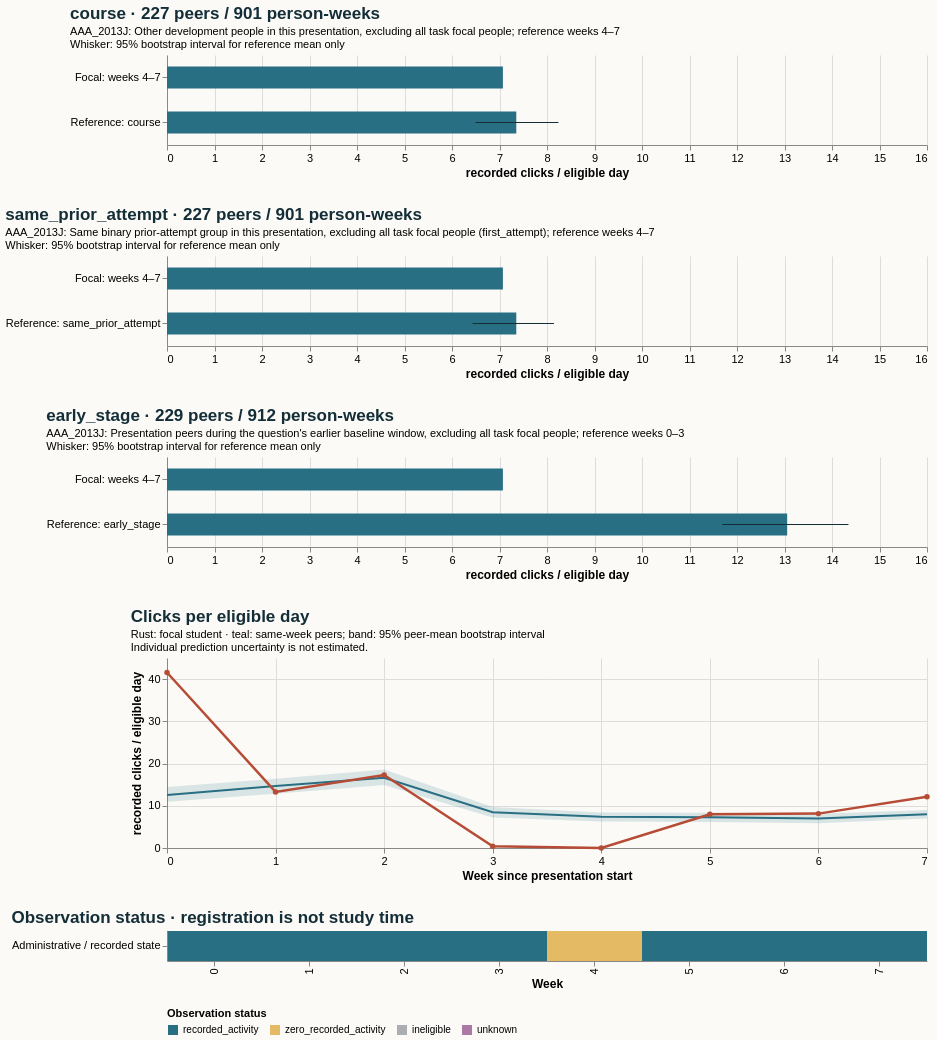

Vega-Lite specification for this chart:
### Vega-Lite specification from a JSON file in a GitHub repository (floating-point values rounded to 4 significant figures)
{"$schema": "https://vega.github.io/schema/vega-lite/v5.20.1.json", "config": {"axis": {"labelFontSize": 11, "titleFontSize": 12}, "background": "#fbfaf7", "font": "sans-serif", "title": {"anchor": "start", "color": "#142e38", "fontSize": 17, "subtitleFontSize": 11}, "view": {"continuousHeight": 300, "continuousWidth": 300, "stroke": null}}, "datasets": {"data-4b4d104442d7b3cd5d2b9d40b484f868": [{"hi": null, "lo": null, "series": "Focal: weeks 4–7", "value": 7.071}, {"hi": 8.147, "lo": 6.433, "series": "Reference: same_prior_attempt", "value": 7.353}], "data-4e2e9e3733cfe1f56cd0c0da7823cb47": [{"end_day": 6, "focal_value": 41.57, "peer_ci_high": 14.45, "peer_ci_low": 10.95, "peer_mean": 12.55, "peer_observations": 229, "peer_people": 229, "reference": "course", "unit": "recorded clicks / eligible day", "week": 0}, {"end_day": 13, "focal_value": 13.29, "peer_ci_high": 16.38, "peer_ci_low": 12.87, "peer_mean": 14.66, "peer_observations": 229, "peer_people": 229, "reference": "course", "unit": "recorded clicks / eligible day", "week": 1}, {"end_day": 20, "focal_value": 17.29, "peer_ci_high": 18.6, "peer_ci_low": 14.94, "peer_mean": 16.64, "peer_observations": 227, "peer_people": 227, "reference": "course", "unit": "recorded clicks / eligible day", "week": 2}, {"end_day": 27, "focal_value": 0.4286, "peer_ci_high": 9.728, "peer_ci_low": 7.205, "peer_mean": 8.473, "peer_observations": 227, "peer_people": 227, "reference": "course", "unit": "recorded clicks / eligible day", "week": 3}, {"end_day": 34, "focal_value": 0.0, "peer_ci_high": 8.395, "peer_ci_low": 6.282, "peer_mean": 7.389, "peer_observations": 226, "peer_people": 226, "reference": "course", "unit": "recorded clicks / eligible day", "week": 4}, {"end_day": 41, "focal_value": 8.0, "peer_ci_high": 8.369, "peer_ci_low": 6.159, "peer_mean": 7.301, "peer_observations": 225, "peer_people": 225, "reference": "course", "unit": "recorded clicks / eligible day", "week": 5}, {"end_day": 48, "focal_value": 8.143, "peer_ci_high": 8.108, "peer_ci_low": 5.839, "peer_mean": 6.971, "peer_observations": 225, "peer_people": 225, "reference": "course", "unit": "recorded clicks / eligible day", "week": 6}, {"end_day": 55, "focal_value": 12.14, "peer_ci_high": 9.012, "peer_ci_low": 6.983, "peer_mean": 7.966, "peer_observations": 225, "peer_people": 225, "reference": "course", "unit": "recorded clicks / eligible day", "week": 7}], "data-6b3807a7e55f131e8937657ccc9f4b51": [{"eligible_days": 7.0, "end_day": 6, "logging_completeness": "unknown", "observation_status": "recorded_activity", "row": "Administrative / recorded state", "score_status": "withheld_release_time_unknown", "start_day": 0, "value": 41.57, "week": 0}, {"eligible_days": 7.0, "end_day": 13, "logging_completeness": "unknown", "observation_status": "recorded_activity", "row": "Administrative / recorded state", "score_status": "withheld_release_time_unknown", "start_day": 7, "value": 13.29, "week": 1}, {"eligible_days": 7.0, "end_day": 20, "logging_completeness": "unknown", "observation_status": "recorded_activity", "row": "Administrative / recorded state", "score_status": "withheld_release_time_unknown", "start_day": 14, "value": 17.29, "week": 2}, {"eligible_days": 7.0, "end_day": 27, "logging_completeness": "unknown", "observation_status": "recorded_activity", "row": "Administrative / recorded state", "score_status": "withheld_release_time_unknown", "start_day": 21, "value": 0.4286, "week": 3}, {"eligible_days": 7.0, "end_day": 34, "logging_completeness": "unknown", "observation_status": "zero_recorded_activity", "row": "Administrative / recorded state", "score_status": "withheld_release_time_unknown", "start_day": 28, "value": 0.0, "week": 4}, {"eligible_days": 7.0, "end_day": 41, "logging_completeness": "unknown", "observation_status": "recorded_activity", "row": "Administrative / recorded state", "score_status": "withheld_release_time_unknown", "start_day": 35, "value": 8.0, "week": 5}, {"eligible_days": 7.0, "end_day": 48, "logging_completeness": "unknown", "observation_status": "recorded_activity", "row": "Administrative / recorded state", "score_status": "withheld_release_time_unknown", "start_day": 42, "value": 8.143, "week": 6}, {"eligible_days": 7.0, "end_day": 55, "logging_completeness": "unknown", "observation_status": "recorded_activity", "row": "Administrative / recorded state", "score_status": "withheld_release_time_unknown", "start_day": 49, "value": 12.14, "week": 7}], "data-c71914c0040d85e6db8099e898f27ac9": [{"hi": null, "lo": null, "series": "Focal: weeks 4–7", "value": 7.071}, {"hi": 8.241, "lo": 6.495, "series": "Reference: course", "value": 7.353}], "data-dc1a578cc1722d978e1791f582c2a5a6": [{"hi": null, "lo": null, "series": "Focal: weeks 4–7", "value": 7.071}, {"hi": 14.35, "lo": 11.69, "series": "Reference: early_stage", "value": 13.06}]}, "resolve": {"scale": {"color": "independent"}}, "spacing": 28, "vconcat": [{"data": {"name": "data-c71914c0040d85e6db8099e898f27ac9"}, "height": 90, "layer": [{"encoding": {"x": {"field": "value", "scale": {"domain": [0, 15.06], "zero": true}, "title": "recorded clicks / eligible day", "type": "quantitative"}, "y": {"field": "series", "sort": null, "title": null, "type": "nominal"}}, "mark": {"color": "#286f83", "size": 22, "type": "bar"}}, {"encoding": {"x": {"field": "lo", "type": "quantitative"}, "x2": {"field": "hi"}, "y": {"field": "series", "sort": null, "title": null, "type": "nominal"}}, "mark": {"color": "#142e38", "type": "rule"}}], "title": {"subtitle": ["AAA_2013J: Other development people in this presentation, excluding all task focal people; reference weeks 4–7", "Whisker: 95% bootstrap interval for reference mean only"], "text": "course · 227 peers / 901 person-weeks"}, "width": 760}, {"data": {"name": "data-4b4d104442d7b3cd5d2b9d40b484f868"}, "height": 90, "layer": [{"encoding": {"x": {"field": "value", "scale": {"domain": [0, 15.06], "zero": true}, "title": "recorded clicks / eligible day", "type": "quantitative"}, "y": {"field": "series", "sort": null, "title": null, "type": "nominal"}}, "mark": {"color": "#286f83", "size": 22, "type": "bar"}}, {"encoding": {"x": {"field": "lo", "type": "quantitative"}, "x2": {"field": "hi"}, "y": {"field": "series", "sort": null, "title": null, "type": "nominal"}}, "mark": {"color": "#142e38", "type": "rule"}}], "title": {"subtitle": ["AAA_2013J: Same binary prior-attempt group in this presentation, excluding all task focal people (first_attempt); reference weeks 4–7", "Whisker: 95% bootstrap interval for reference mean only"], "text": "same_prior_attempt · 227 peers / 901 person-weeks"}, "width": 760}, {"data": {"name": "data-dc1a578cc1722d978e1791f582c2a5a6"}, "height": 90, "layer": [{"encoding": {"x": {"field": "value", "scale": {"domain": [0, 15.06], "zero": true}, "title": "recorded clicks / eligible day", "type": "quantitative"}, "y": {"field": "series", "sort": null, "title": null, "type": "nominal"}}, "mark": {"color": "#286f83", "size": 22, "type": "bar"}}, {"encoding": {"x": {"field": "lo", "type": "quantitative"}, "x2": {"field": "hi"}, "y": {"field": "series", "sort": null, "title": null, "type": "nominal"}}, "mark": {"color": "#142e38", "type": "rule"}}], "title": {"subtitle": ["AAA_2013J: Presentation peers during the question's earlier baseline window, excluding all task focal people; reference weeks 0–3", "Whisker: 95% bootstrap interval for reference mean only"], "text": "early_stage · 229 peers / 912 person-weeks"}, "width": 760}, {"data": {"name": "data-4e2e9e3733cfe1f56cd0c0da7823cb47"}, "height": 190, "layer": [{"encoding": {"x": {"axis": {"tickMinStep": 1}, "field": "week", "title": "Week since presentation start", "type": "quantitative"}, "y": {"field": "peer_ci_low", "scale": {"zero": true}, "title": "recorded clicks / eligible day", "type": "quantitative"}, "y2": {"field": "peer_ci_high"}}, "mark": {"color": "#286f83", "opacity": 0.16, "type": "area"}}, {"encoding": {"tooltip": [{"field": "week", "type": "quantitative"}, {"field": "peer_mean", "type": "quantitative"}, {"field": "peer_people", "type": "quantitative"}, {"field": "peer_observations", "type": "quantitative"}], "x": {"field": "week", "type": "quantitative"}, "y": {"field": "peer_mean", "type": "quantitative"}}, "mark": {"color": "#286f83", "strokeWidth": 2, "type": "line"}}, {"encoding": {"tooltip": [{"field": "week", "type": "quantitative"}, {"field": "focal_value", "type": "quantitative"}], "x": {"field": "week", "type": "quantitative"}, "y": {"field": "focal_value", "type": "quantitative"}}, "mark": {"color": "#b64c35", "point": {"color": "#b64c35"}, "strokeWidth": 2.5, "type": "line"}}], "title": {"subtitle": ["Rust: focal student · teal: same-week peers; band: 95% peer-mean bootstrap interval", "Individual prediction uncertainty is not estimated."], "text": "Clicks per eligible day"}, "width": 760}, {"data": {"name": "data-6b3807a7e55f131e8937657ccc9f4b51"}, "encoding": {"color": {"field": "observation_status", "legend": {"labelLimit": 260, "orient": "bottom"}, "scale": {"domain": ["recorded_activity", "zero_recorded_activity", "ineligible", "unknown"], "range": ["#286f83", "#e4bb64", "#aaaeb3", "#ac78a5"]}, "title": "Observation status", "type": "nominal"}, "tooltip": [{"field": "week", "type": "quantitative"}, {"field": "eligible_days", "type": "quantitative"}, {"field": "observation_status", "type": "nominal"}, {"field": "logging_completeness", "type": "nominal"}], "x": {"field": "week", "title": "Week", "type": "ordinal"}, "y": {"field": "row", "title": null, "type": "nominal"}}, "height": 30, "mark": {"type": "rect"}, "title": "Observation status · registration is not study time", "width": 760}]}
